Frame 1 (no input): blank canvas, image omitted
Frame 60 (no input): blank canvas, image omitted
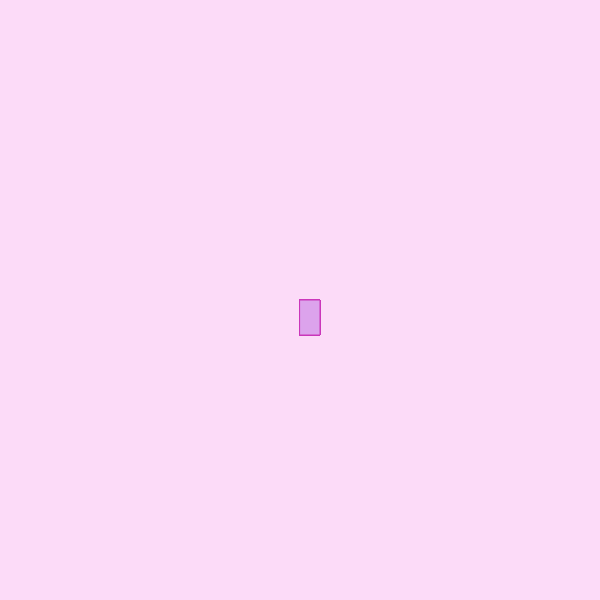
Frame 120 (the mouse pressed at the canvas centre since frame 60)

The p5.js sketch whose frames 1 and 60 were blank and that drew this single picture after the mouse press (run headless with seeded random() and noise() and a simulated clock; from frame 60 on, the mouse is pressed at the canvas centre):

// p5.js sketch
// ── sketch.js
function setup() {
  createCanvas(600, 600);
  background("rgb(252, 219, 248)");
}

function draw() {
  stroke("rgb(202, 55, 186)")
fill("rgb(220, 163, 236)")
  
  // console.log(mouseIsPressed)
  
  if(mouseIsPressed) {
    rect(mouseX, mouseY, 20, 35);
  }
}
